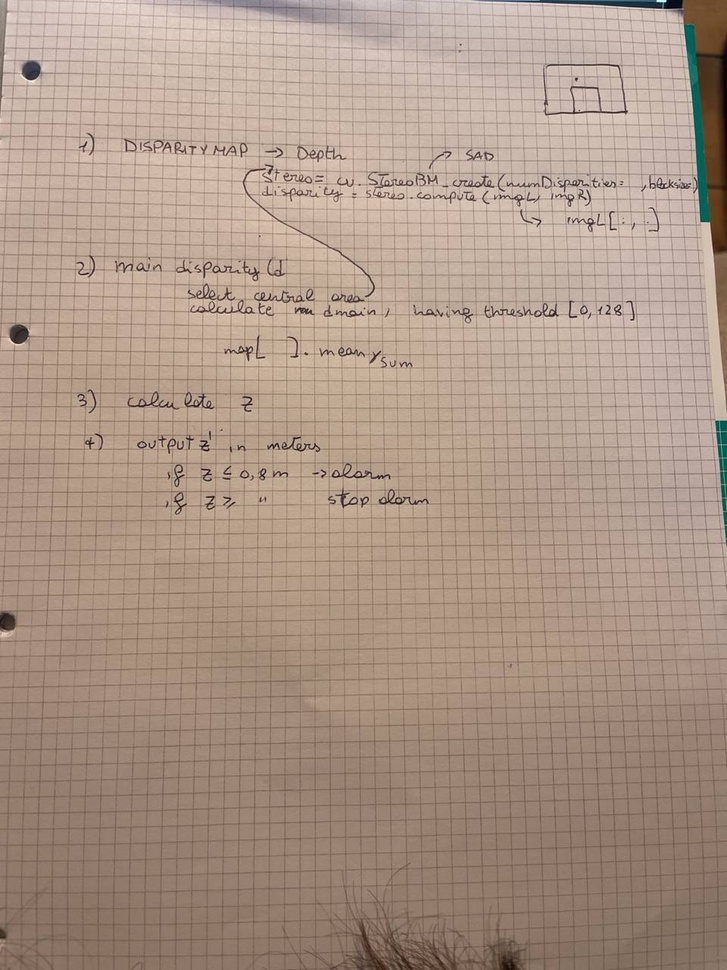
#> input picture Project/photo5787442142321424292.jpg, 727 x 970 px, shrunk from 960 x 1280 before the run, given in place of robotL.avi, which was not available
$ jupyter execute --allow-errors Untitled3.ipynb
#> lines starting #> are read from the running program, lines starting #| are printed output that depends on the picture; after the words box and inside, x2 and y2 are one past the last pixel; in counts of white or black regions, pixels touching at a corner belong together; pictures that were not available may be replaced by others from this repository, and a replacement may not be noted
#> further down, frameL is the input picture: shape (970, 727, 3); mean B, G, R 135.4, 150.4, 172.2
#> `kpL, desL = sift.detectAndCompute(imgL, None)`: kpL = 788 keypoints; strongest (x, y, size): (576, 79, 1.9), (31, 70, 12.2), (19, 334, 12), (306, 354, 2)
#> `kpR, desR = sift.detectAndCompute(imgR, None)`: kpR has the same summary as kpL
#> `imgSift = cv2.drawKeypoints( imgL, kpL, None, flags=cv2.DRAW_MATCHES_F..`:
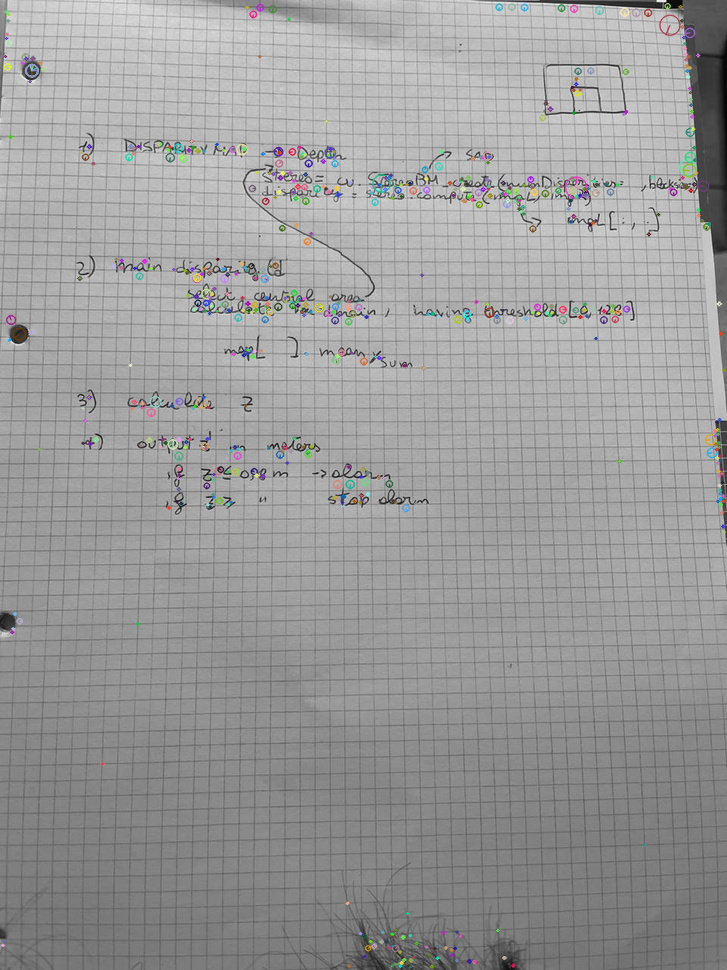
#> imgSift: shape (970, 727, 3); mean of channels 0, 1, 2 154.7, 154.7, 154.7; drawn as B, G, R
#> `matches = flann.knnMatch(desL, desR, k=2)`: matches = 788 matches
#> `matchesMask = [[0, 0] for i in range(len(matches))]`: matchesMask = 788 pairs, first value 0 to 0, second value 0 to 0
#> after the loop `for i, (m, n) in enumerate(matches):`: good = 788 matches; matchesMask = 788 pairs, first value 1 to 1, second value 0 to 0; ptsL = 788 pairs, first value 2.47 to 724.2, second value 5.62 to 967; ptsR has the same summary as ptsL
#> `draw_params = dict(matchColor=(0, 255, 0), singlePointColor=(255, 0, 0..`: draw_params = 4 items
#> `keypoint_matches = cv2.drawMatchesKnn( imgL, kpL, imgR, kpR, matches[3..`:
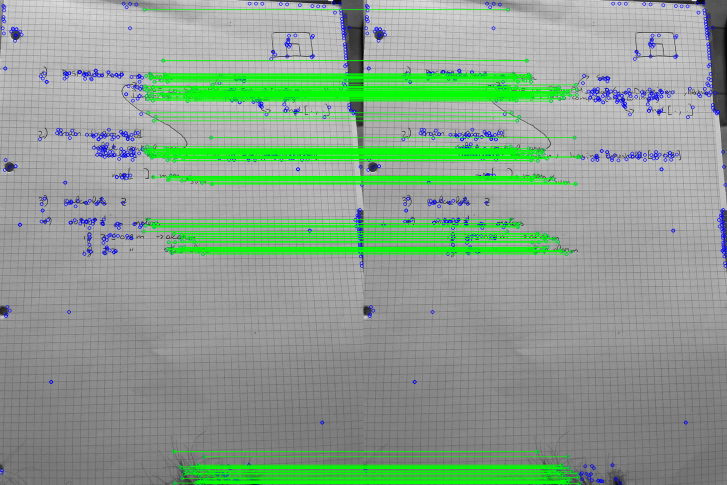
#> keypoint_matches: shape (970, 1454, 3) (shown at 1/2 size); mean of channels 0, 1, 2 143.7, 161.5, 140.5; drawn as B, G, R
#> `ptsL = np.int32(ptsL)`: ptsL = 788 pairs, first value 2 to 724, second value 5 to 966
#> `ptsR = np.int32(ptsR)`: ptsR has the same summary as ptsL
#> `fundamental_matrix, inliers = cv2.findFundamentalMat(ptsL, ptsR, cv2.F..`: fundamental_matrix = [[-4.47e-21, -4.69e-05, 0.012], [4.69e-05, -1.45e-21, -0.0136], [-0.012, 0.0136, -2.22e-16]]; inliers = 788 values from 1 to 1
#> `linesL = cv2.computeCorrespondEpilines( ptsR.reshape(-1, 1, 2), 2, fun..`: linesL = 788 rows, first 8: [0.923, 0.385, -365.5], [0.922, 0.386, -365.6], [-0.573, 0.82, -43.62], [-0.608, 0.794, -26.51], [-0.653, 0.757, -4.41], [-0.617, 0.787, -22.26], [-0.557, 0.831, -50.93], [-0.64, 0.768, -10.89]
[cell 1]
import cv2
import numpy as np
from matplotlib import pyplot as plt

# Import additional library to properply play videos on jupyter notebook
from IPython.display import clear_output

[cell 2]
capR = cv2.VideoCapture('robotR.avi')
capL = cv2.VideoCapture('robotL.avi')
print(capR,capL)

[cell 3]
print(capR.isOpened(),capL.isOpened())
#> (the rest of this cell did not finish here and is left out)

#> the loop in drawlines, `for r, ptL, ptR in zip(lines, ptsLsrc, ptsRsrc):` made 788 passes
#> pass 1, in drawlines, `img1color = cv2.circle(imgLcolor, tuple(ptL), 5, color, -1)`:
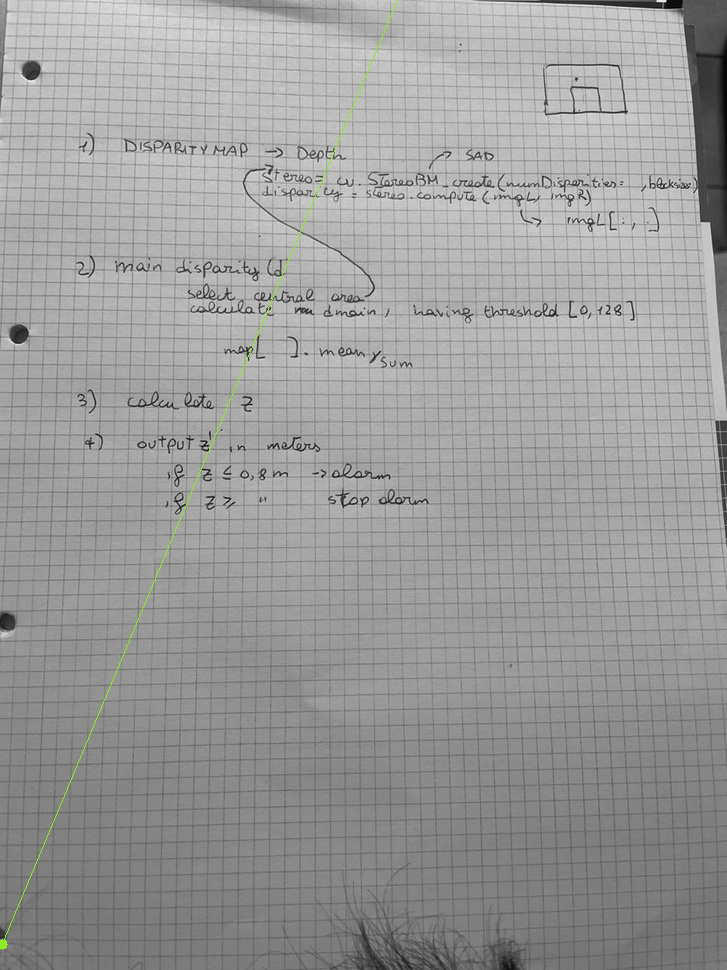
#> img1color: shape (970, 727, 3); mean B, G, R 154.9, 155.2, 155.1
#> after the loop in drawlines, `for r, ptL, ptR in zip(lines, ptsLsrc, ptsRsrc):`:
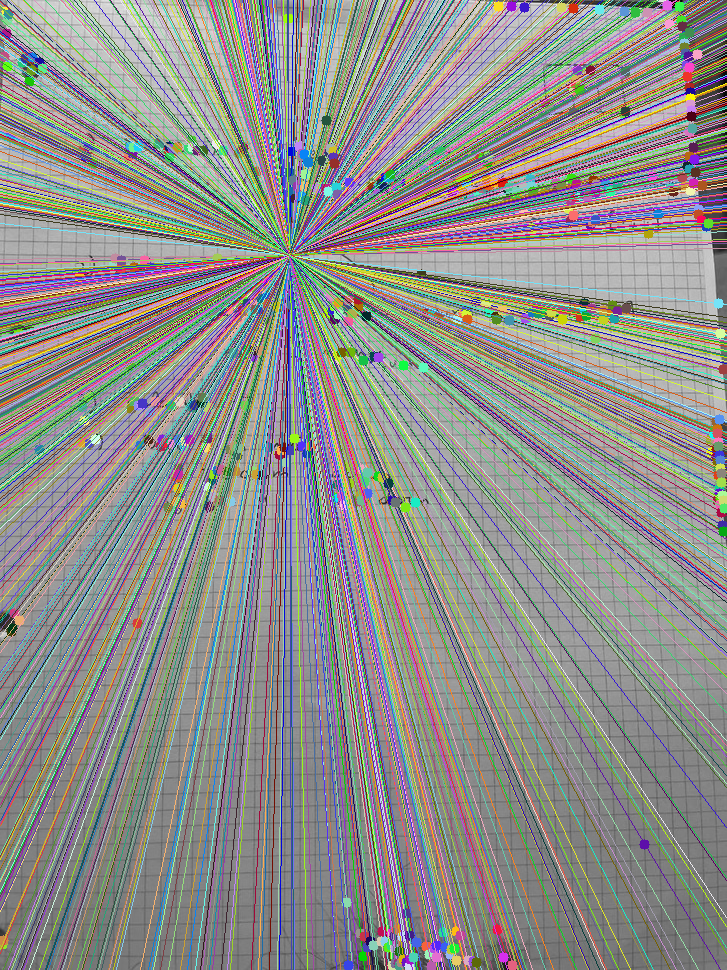
#> imgLcolor: shape (970, 727, 3); mean B, G, R 140, 143.4, 142.7
#> after the loop in drawlines, `for r, ptL, ptR in zip(lines, ptsLsrc, ptsRsrc):`:
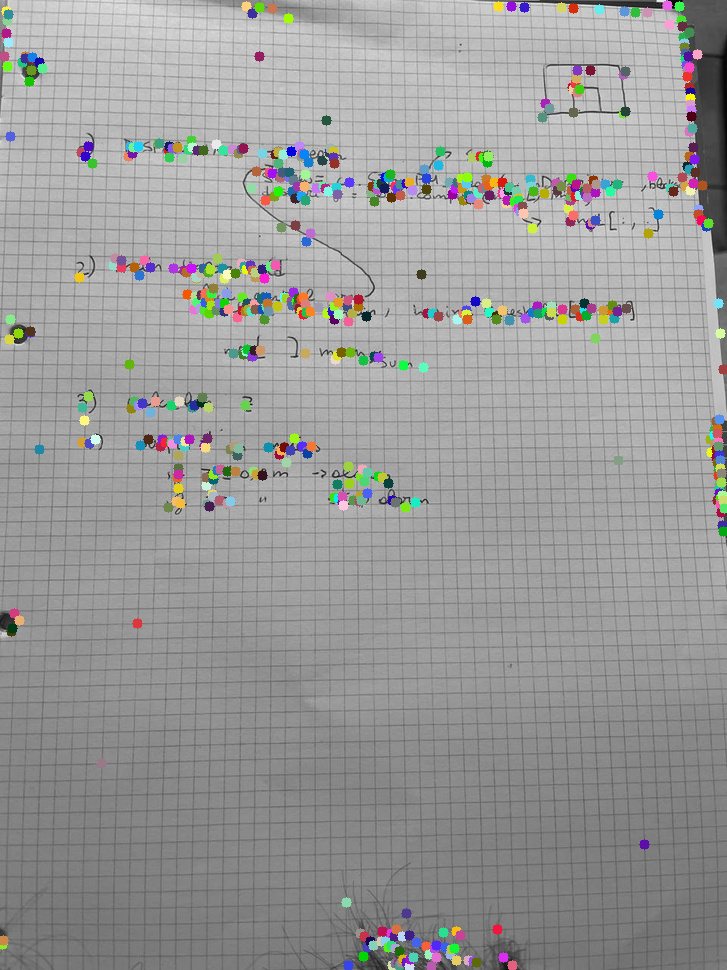
#> imgRcolor: shape (970, 727, 3); mean B, G, R 153.5, 154.2, 154.1
#> `linesR = cv2.computeCorrespondEpilines( ptsL.reshape(-1, 1, 2), 1, fun..`: linesR = 788 rows, first 8: [-0.923, -0.385, 365.5], [-0.922, -0.386, 365.6], [0.573, -0.82, 43.62], [0.608, -0.794, 26.51], [0.653, -0.757, 4.41], [0.617, -0.787, 22.26], [0.557, -0.831, 50.93], [0.64, -0.768, 10.89]
    linesR = cv2.computeCorrespondEpilines(
        ptsL.reshape(-1, 1, 2), 1, fundamental_matrix)

    linesR = linesR.reshape(-1, 3)

    img3, img4 = drawlines(imgR, imgL, linesR, ptsR, ptsL)
#> the loop in drawlines (call 2), `for r, ptL, ptR in zip(lines, ptsLsrc, ptsRsrc):` made 788 passes
#| (970, 727)
#> `_, HL, HR = cv2.stereoRectifyUncalibrated( np.float32(ptsL), np.float3..`: HL = [[-0.0139, -0.0433, 19.42], [0.00607, -0.0403, 8.52], [-2.31e-05, -7.17e-05, 0.025]]; HR = [[0.769, 2.39, -1073.2], [-0.335, 2.22, -471], [0.00127, 0.00396, -1.38]]
#> `imgL_rectified = cv2.warpPerspective(imgL, HL, (wL, hL))`:
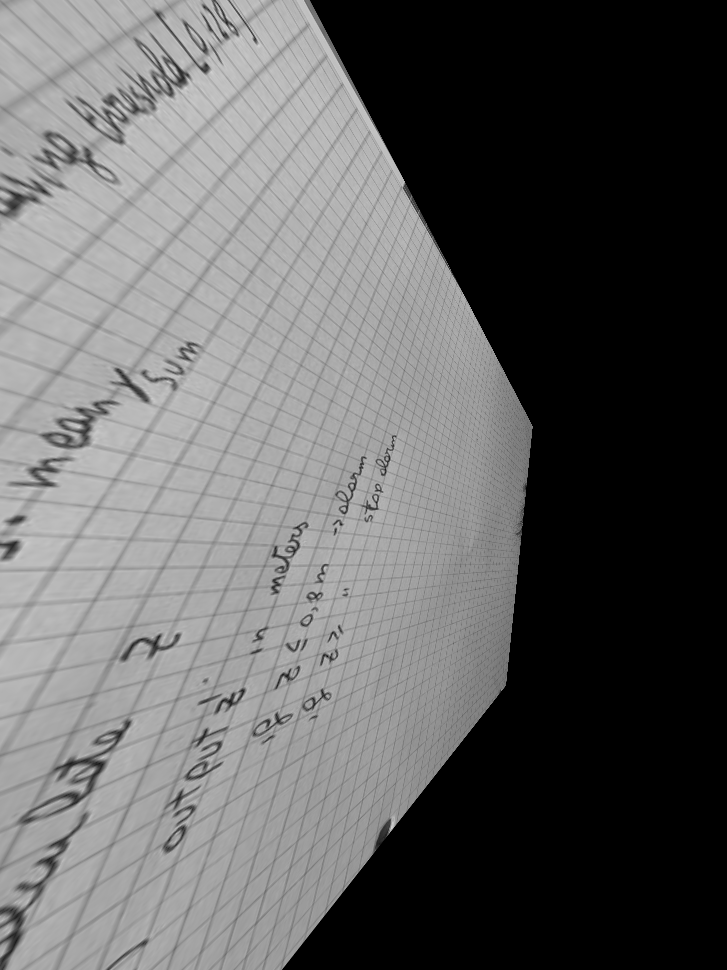
#> imgL_rectified: shape (970, 727); min 0, max 218, mean 98.2
#> `disparity = stereo.compute(imgR_rectified,imgL_rectified)`:
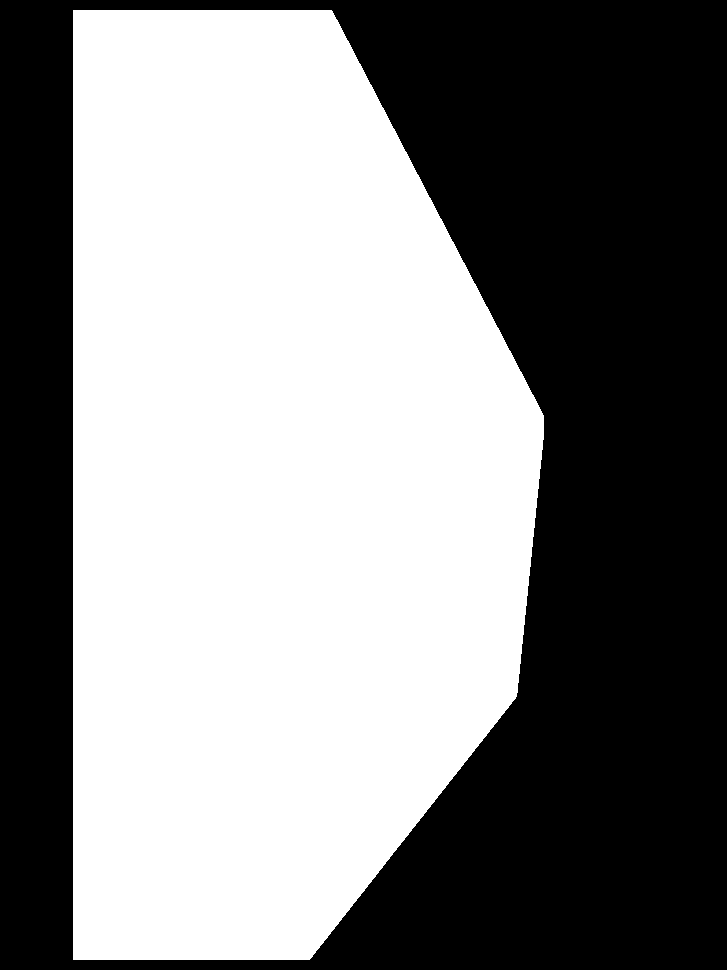
#> disparity: shape (970, 727) int16; values -16 (black) and 0 (white), 52% white; 1 black region, box (x1, y1, x2, y2) and area: (0, 0, 727, 970) 338620

    # [6 lines of commented-out code are left out]
    print(imgL.shape)
    hL, wL = imgL.shape
    hR, wR = imgR.shape
    _, HL, HR = cv2.stereoRectifyUncalibrated(
        np.float32(ptsL), np.float32(ptsR), fundamental_matrix, imgSize=(wL, hL)
    )

    imgL_rectified = cv2.warpPerspective(imgL, HL, (wL, hL))
    imgR_rectified = cv2.warpPerspective(imgR, HR, (wR, hR))
    #cv2.imwrite("rectified_left.png", imgL_rectified)
    #cv2.imwrite("rectified_right.png", imgR_rectified)


    stereo = cv2.StereoBM_create(numDisparities=64, blockSize=21)
    disparity = stereo.compute(imgR_rectified,imgL_rectified)

    plot.imshow(disparity, 'gray')
    cv2.waitKey(500)
